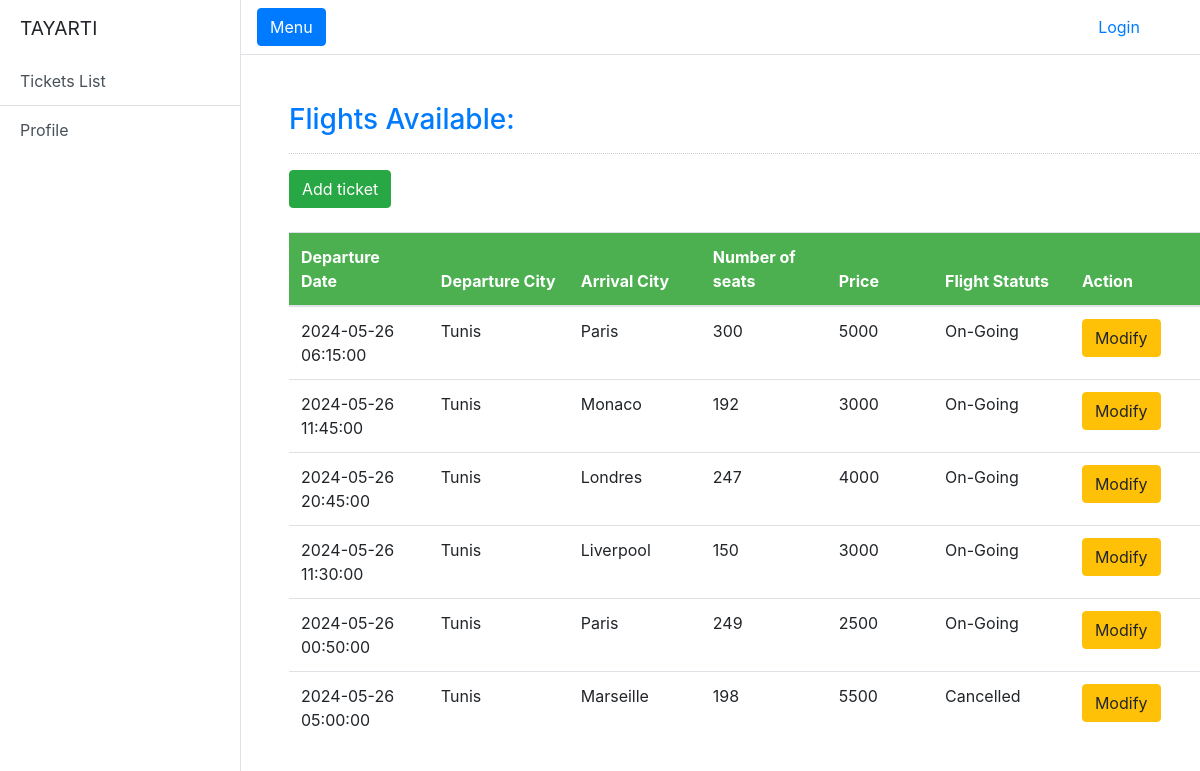
Screenshot of /view/admin.php with the database file from the repository.
### tables this page shows
CREATE TABLE IF NOT EXISTS `vols` (
  `id` int(11) NOT NULL AUTO_INCREMENT,
  `depart` varchar(254) DEFAULT NULL,
  `destination` varchar(254) DEFAULT NULL,
  `date_depart` timestamp NULL DEFAULT NULL,
  `num_place` int(11) DEFAULT NULL,
  `prix` int(11) DEFAULT NULL,
  `statut` varchar(100) NOT NULL,
  PRIMARY KEY (`id`)
);

### model/volsclass.php (called while the page is built, shortened)
<?php
class Vol
{
	function __construct()
	{
		$this->conn = new mysqli("localhost", "root", "", "tayarti");
	}
	function vol_show_all()
	{
		$query = "SELECT * from vols";
		$stmt = $this->conn->prepare($query);
		$stmt->execute();
		$result = $stmt->get_result();
		return  $result;
	}
}

### view/admin.php (the view, shortened to what this page needs)
<?php
include('../model/volsclass.php');
?>
<!DOCTYPE html>
<html lang="en">
<head>
	<link rel="stylesheet" href="https://stackpath.bootstrapcdn.com/bootstrap/4.4.1/css/bootstrap.min.css">
	<link href="../public/css/simple-sidebar.css" rel="stylesheet">
	<link type="text/css" rel="stylesheet" href="../public/css/table.css" />
</head>
<body>
	<div class="d-flex" id="wrapper">
		<div class="bg-lights border-right" id="sidebar-wrapper">
			<div class="sidebar-heading">TAYARTI</div>
			<div class="list-group list-group-flush">
				<a href="admin.php" class="list-group-item list-group-item-action bg-lights">Tickets List</a>
				<a href="admin_profile.php" class="list-group-item list-group-item-action bg-lights">Profile</a>
			</div>
		</div>
		<div id="page-content-wrapper">
			<nav class="navbar navbar-expand-lg navbar-light bg-lights border-bottom">
				<button class="btn btn-primary" id="menu-toggle"> Menu</button>
				<div class="collapse navbar-collapse" id="navbarSupportedContent">
					<?php if (isset($_SESSION['nom']) && isset($_SESSION['prenom']) && isset($_SESSION['statut'])) { ?>
						<ul class="navbar-nav ">
							<li class="nav-item dropdown">
								<a class="nav-link dropdown-toggle" href="#" id="navbarDropdown" role="button" data-toggle="dropdown" aria-haspopup="true" aria-expanded="false">
									<?= $_SESSION["nom"]; ?> <?= $_SESSION["prenom"]; ?>
								</a>
								<div class="dropdown-menu" aria-labelledby="navbarDropdown">
									<a class="dropdown-item" href="#">Statut : <samp><?= $_SESSION["statut"]; ?></samp></a>
									<a class="dropdown-item" href="logout.php">Logout</a>
									<div class="dropdown-divider"></div>
								</div>
							</li>
						</ul>
					<?php } else { ?>
						<ul style='margin-left: 90%;' class="navbar-nav  ">
							<li class="nav-item ">
								<a class="nav-lik " href="login.php">Login</a>
							</li>
						</ul>
					<?php }; ?>
			</nav>
			<div class="col-md-12 well" style="margin: 3%;padding: 2%;">
				<h3 class="text-primary">Flights Available:</h3>
				<hr style="border-top:1px dotted #ccc;" />
				<button type="button" class="btn btn-success" data-toggle="modal" data-target="#form_modal"><span class="glyphicon glyphicon-plus"></span> Add ticket</button>
				<br /><br />
				<table class="table " id="table">
					<thead class="alert-success">
						<tr>
							<th>Departure Date</th>
							<th>Departure City</th>
							<th>Arrival City</th>
							<th>Number of seats</th>
							<th>Price</th>
							<th>Flight Statuts</th>
							<th>Action</th>
						</tr>
					</thead>
					<tbody style="background-color:#fff;">
						<?php
						$vol = new Vol();
						$res = $vol->vol_show_all();
						while ($fetch = mysqli_fetch_array($res)) {
						?>
							<tr>
								<td><?php echo $fetch['date_depart'] ?></td>
								<td><?php echo $fetch['depart'] ?></td>
								<td><?php echo $fetch['destination'] ?></td>
								<td><?php echo $fetch['num_place'] ?></td>
								<td><?php echo $fetch['prix'] ?></td>
								<td><?php echo $fetch['statut'] ?></td>
								<td><button class="btn btn-warning" data-toggle="modal" type="button" data-target="#update_modal<?php echo $fetch['id'] ?>"><span class="glyphicon glyphicon-edit"></span> Modify</button></td>
							</tr>
						<?php
							include 'vol_update.php';
						}
						?>
</body>
</html>

### view/vol_update.php (shortened to what this page needs)
</div>

### public/css/simple-sidebar.css (style rules this page uses)
body { overflow-x: hidden; }
#sidebar-wrapper { min-height: 100vh; margin-left: -15rem; -webkit-transition: margin 0.25s ease-out; -moz-transition: margin 0.25s ease-out; -o-transition: margin 0.25s ease-out; transition: margin 0.25s ease-out; }
#sidebar-wrapper .sidebar-heading { padding: 0.875rem 1.25rem; font-size: 1.2rem; }
#sidebar-wrapper .list-group { width: 15rem; }
#page-content-wrapper { min-width: 100vw; }
@media (min-width: 768px) { #sidebar-wrapper { margin-left: 0; } }
@media (min-width: 768px) { #page-content-wrapper { min-width: 0; width: 100%; } }

### public/css/table.css (style rules this page uses)
#table th { padding-top: 12px; padding-bottom: 12px; text-align: left; background-color: #4caf50; color: white; width: 400px; }

### rows the page displays
vols: date_depart "2024-05-26 06:15:00", depart "Tunis", destination "Paris", num_place "300", prix "5000", statut "On-Going"
vols: date_depart "2024-05-26 11:45:00", depart "Tunis", destination "Monaco", num_place "192", prix "3000", statut "On-Going"
vols: date_depart "2024-05-26 20:45:00", depart "Tunis", destination "Londres", num_place "247", prix "4000", statut "On-Going"
vols: date_depart "2024-05-26 11:30:00", depart "Tunis", destination "Liverpool", num_place "150", prix "3000", statut "On-Going"
vols: date_depart "2024-05-26 00:50:00", depart "Tunis", destination "Paris", num_place "249", prix "2500", statut "On-Going"
vols: date_depart "2024-05-26 05:00:00", depart "Tunis", destination "Marseille", num_place "198", prix "5500", statut "Cancelled"
